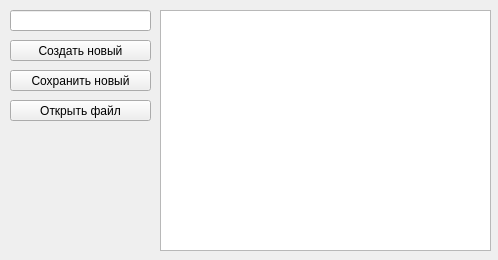
<?xml version="1.0" encoding="UTF-8"?>
<ui version="4.0">
 <class>MainWindow</class>
 <widget class="QMainWindow" name="MainWindow">
  <property name="geometry">
   <rect>
    <x>0</x>
    <y>0</y>
    <width>498</width>
    <height>260</height>
   </rect>
  </property>
  <property name="windowTitle">
   <string>MainWindow</string>
  </property>
  <widget class="QWidget" name="centralwidget">
   <widget class="QPlainTextEdit" name="text_edit">
    <property name="geometry">
     <rect>
      <x>160</x>
      <y>10</y>
      <width>331</width>
      <height>241</height>
     </rect>
    </property>
   </widget>
   <widget class="QLineEdit" name="filename_edit">
    <property name="geometry">
     <rect>
      <x>10</x>
      <y>10</y>
      <width>141</width>
      <height>21</height>
     </rect>
    </property>
   </widget>
   <widget class="QPushButton" name="new_button">
    <property name="geometry">
     <rect>
      <x>10</x>
      <y>40</y>
      <width>141</width>
      <height>21</height>
     </rect>
    </property>
    <property name="text">
     <string>Создать новый</string>
    </property>
   </widget>
   <widget class="QPushButton" name="save_button">
    <property name="geometry">
     <rect>
      <x>10</x>
      <y>70</y>
      <width>141</width>
      <height>21</height>
     </rect>
    </property>
    <property name="text">
     <string>Сохранить новый</string>
    </property>
   </widget>
   <widget class="QPushButton" name="open_button">
    <property name="geometry">
     <rect>
      <x>10</x>
      <y>100</y>
      <width>141</width>
      <height>21</height>
     </rect>
    </property>
    <property name="text">
     <string>Открыть файл</string>
    </property>
   </widget>
  </widget>
 </widget>
 <resources/>
 <connections/>
</ui>
